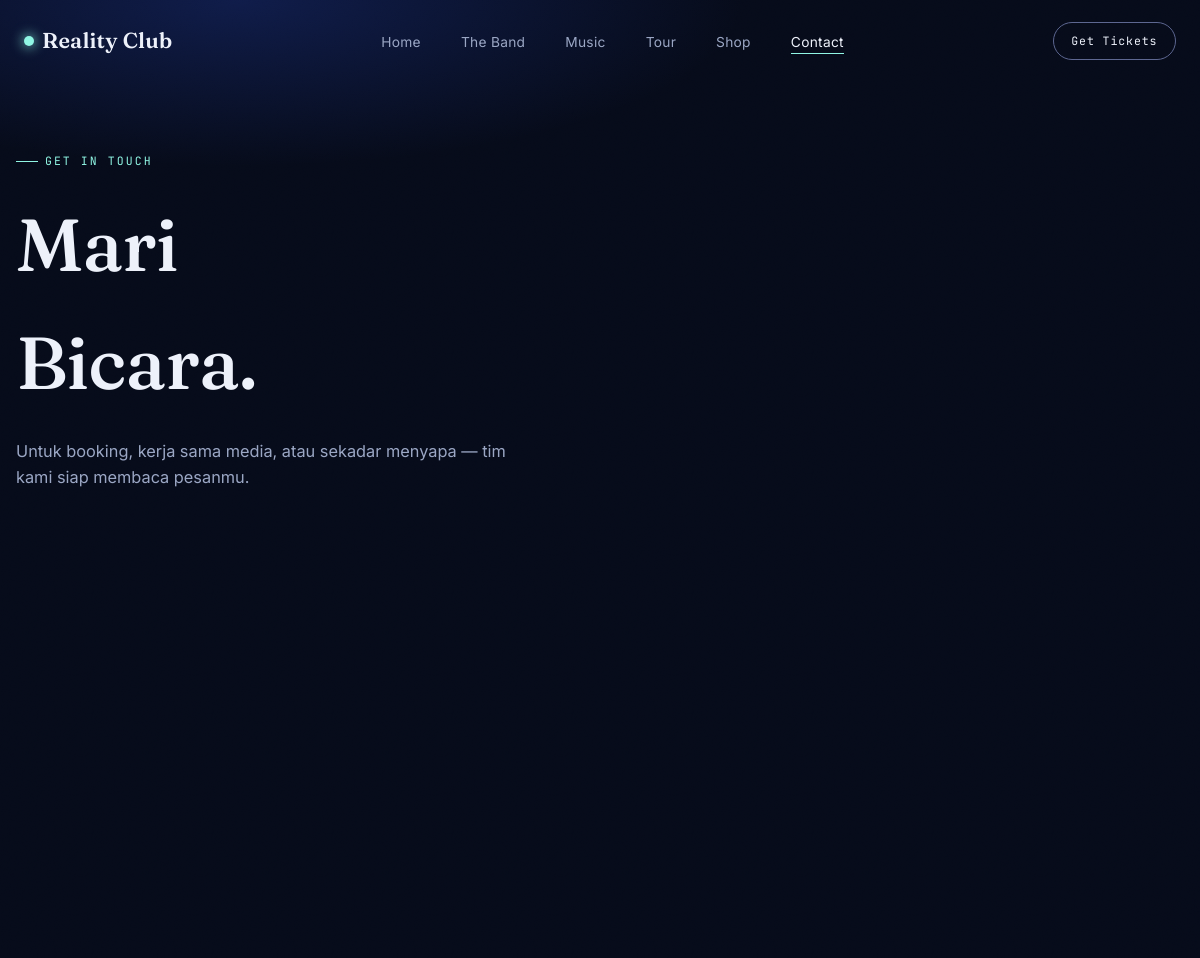
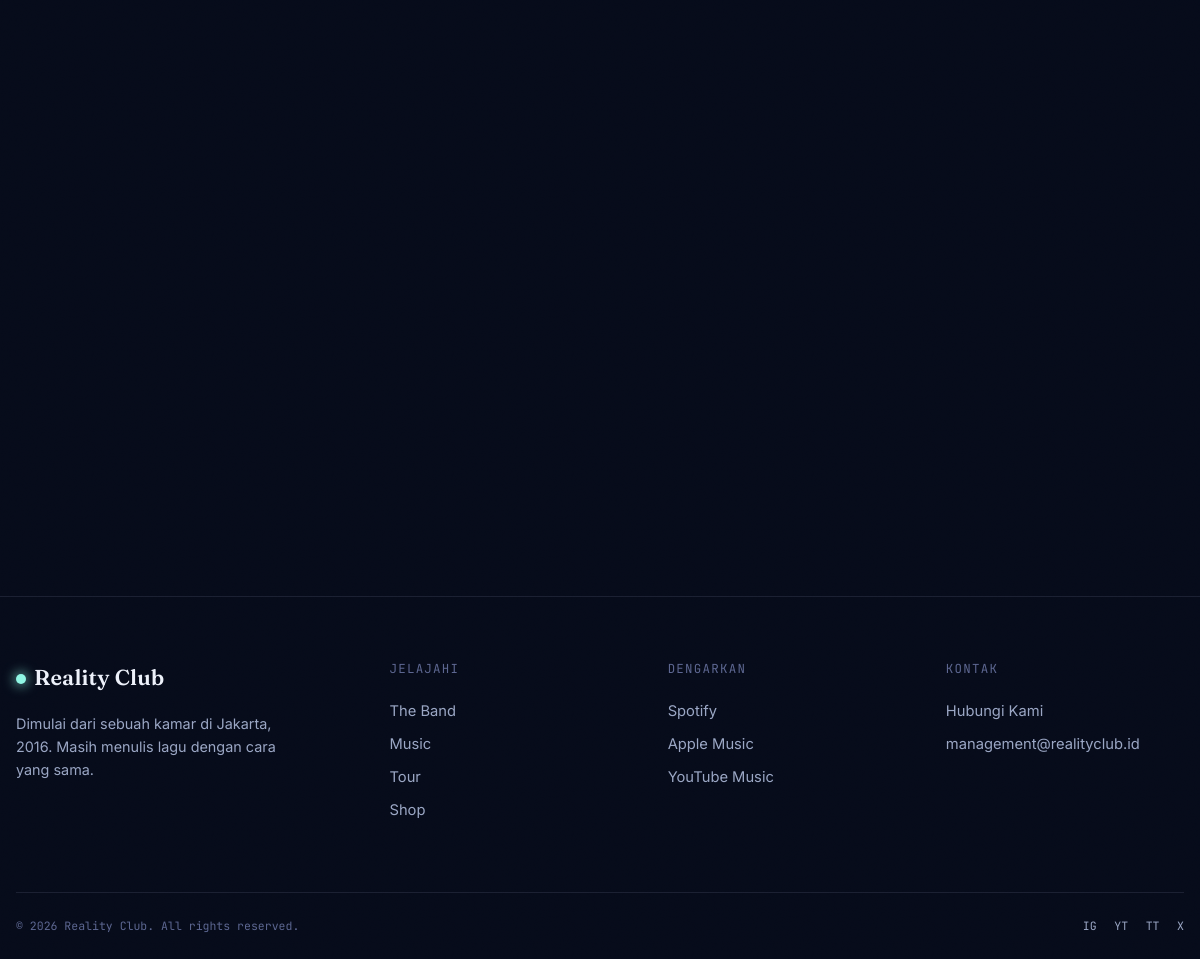
Page /realityclub/contact.php on the committed database (2 pictures, top to bottom).
### tables this page shows
CREATE TABLE streaming_links (
  id INT UNSIGNED PRIMARY KEY AUTO_INCREMENT COMMENT 'ID link',
  platform VARCHAR(50) NOT NULL COMMENT 'Spotify / Apple Music / YouTube Music',
  url VARCHAR(500) NOT NULL COMMENT 'Alamat link'
);

CREATE TABLE contact_info (
  id INT UNSIGNED PRIMARY KEY AUTO_INCREMENT COMMENT 'ID',
  label VARCHAR(50) NOT NULL COMMENT 'Email / Booking / Manajemen / Studio',
  value VARCHAR(150) NOT NULL COMMENT 'Isi kontak'
);

CREATE TABLE social_links (
  id INT UNSIGNED PRIMARY KEY AUTO_INCREMENT COMMENT 'ID link',
  platform VARCHAR(50) NOT NULL COMMENT 'Instagram / YouTube / TikTok / X',
  label VARCHAR(10) NOT NULL COMMENT 'Singkatan tampilan (IG, YT, ...)',
  url VARCHAR(500) NOT NULL COMMENT 'Alamat akun'
);

### realityclub/includes/helpers.php (called while the page is built, shortened)
<?php
function e($v): string
{
    return htmlspecialchars((string)$v, ENT_QUOTES, 'UTF-8');
}

### realityclub/contact.php (the view, shortened to what this page needs)
<?php require_once __DIR__ . '/includes/helpers.php'; $pdo = db(); ?>
<!DOCTYPE html>
<html lang="id">
<head>
<link rel="stylesheet" href="css/style.css">
<link rel="stylesheet" href="css/pages.css">
</head>
<body>
<nav class="navbar">
  <div class="nav-inner">
    <a href="index.php" class="brand"><span class="brand-mark"></span>Reality Club</a>
    <ul class="nav-links">
      <li><a href="index.php">Home</a></li>
      <li><a href="band.php">The Band</a></li>
      <li><a href="music.php">Music</a></li>
      <li><a href="tour.php">Tour</a></li>
      <li><a href="shop.php">Shop</a></li>
      <li><a href="contact.php" class="active">Contact</a></li>
    </ul>
    <a href="tour.php" class="nav-cta">Get Tickets</a>
  </div>
</nav>
<header class="page-hero">
  <div class="container">
    <div class="eyebrow reveal">Get in Touch</div>
    <h1 class="reveal mt-2">Mari<br>Bicara.</h1>
    <p class="reveal">Untuk booking, kerja sama media, atau sekadar menyapa — tim kami siap membaca pesanmu.</p>
  </div>
</header>
<section id="contact-main">
  <div class="container contact-wrap">
  </div>
</section>
<?php include __DIR__ . '/includes/footer.php'; ?>
</body>
</html>

### realityclub/includes/footer.php
<?php
$footStream = $pdo->query("SELECT platform, url FROM streaming_links ORDER BY id")->fetchAll();
$footSocial = $pdo->query("SELECT platform, label, url FROM social_links ORDER BY id")->fetchAll();
$footEmail  = $pdo->query("SELECT value FROM contact_info WHERE label='Email' LIMIT 1")->fetchColumn() ?: 'management@realityclub.id';
?>
<footer>
  <div class="container">
    <div class="footer-grid">
      <div>
        <div class="brand"><span class="brand-mark"></span>Reality Club</div>
        <p style="color:var(--silver);margin-top:1rem;max-width:280px;font-size:0.9rem;">Dimulai dari sebuah kamar di Jakarta, 2016. Masih menulis lagu dengan cara yang sama.</p>
      </div>
      <div>
        <h4>Jelajahi</h4>
        <a href="band.php">The Band</a>
        <a href="music.php">Music</a>
        <a href="tour.php">Tour</a>
        <a href="shop.php">Shop</a>
      </div>
      <div>
        <h4>Dengarkan</h4>
<?php foreach ($footStream as $s): ?>
        <a href="<?= e($s['url']) ?>" target="_blank" rel="noopener noreferrer"><?= e($s['platform']) ?></a>
<?php endforeach; ?>
      </div>
      <div>
        <h4>Kontak</h4>
        <a href="contact.php">Hubungi Kami</a>
        <a href="mailto:<?= e($footEmail) ?>"><?= e($footEmail) ?></a>
      </div>
    </div>
    <div class="footer-bottom">
      <span>© 2026 Reality Club. All rights reserved.</span>
      <div class="social-row">
<?php foreach ($footSocial as $s): ?>
        <a href="<?= e($s['url']) ?>" target="_blank" rel="noopener noreferrer" aria-label="<?= e($s['platform']) ?>"><?= e($s['label']) ?></a>
<?php endforeach; ?>
      </div>
    </div>
  </div>
</footer>

### realityclub/css/style.css (style rules this page uses)
:root { --midnight:#060B1A; --navy:#0F1A3C; --navy-soft:#141F45; --royal:#2B4FD9; --royal-deep:#1B34A0; --sky:#7FA9FF; --cyan:#8FF6E4; --paper:#EDF1FA; --silver:#9AA6C4; --silver-dim:#5C6690; --line:rgba(154,166,196,0.14); --f-display:'Fraunces', serif; --f-body:'Inter', sans-serif; --f-mono:'JetBrains Mono', monospace; --s-1:0.5rem; --s-2:1rem; --s-3:1.5rem; --s-4:2.5rem; --s-5:4rem; --s-6:6.5rem; --s-7:10rem; --radius:14px; --radius-sm:8px; --ease:cubic-bezier(.16,.84,.32,1); --ease-soft:cubic-bezier(.25,.1,.25,1); }
*,*::before,*::after { box-sizing:border-box; }
html { scroll-behavior:smooth; }
body { margin:0; background:var(--midnight); color:var(--paper); font-family:var(--f-body); font-size:16px; line-height:1.6; -webkit-font-smoothing:antialiased; overflow-x:hidden; position:relative; opacity:1; transition:opacity .28s var(--ease-soft); }
body::before { content:""; position:fixed; inset:0; pointer-events:none; z-index:9999; opacity:0.035; mix-blend-mode:overlay; }
h1,h2,h3,h4 { font-family:var(--f-display); font-weight:500; margin:0; letter-spacing:-0.01em; color:var(--paper); }
h4 { font-size:1rem;line-height:1.3; }
p { margin:0;max-width:65ch; }
a { color:inherit;text-decoration:none; }
ul { list-style:none;margin:0;padding:0; }
html { scrollbar-color:var(--navy-soft) var(--midnight); }
.eyebrow { font-family:var(--f-mono); font-size:0.72rem; letter-spacing:0.18em; text-transform:uppercase; color:var(--cyan); display:flex; align-items:center; gap:0.6em; }
.eyebrow::before { content:""; width:22px;height:1px; background:var(--cyan); display:inline-block; }
.container { width:100%; max-width:1240px; margin:0 auto; padding:0 var(--s-3); }
section { position:relative;padding:var(--s-6) 0; }
.navbar { position:fixed; top:0;left:0;right:0; z-index:1000; padding:1.4rem 0; transition:padding 0.4s var(--ease), background 0.4s var(--ease), border-color .4s ease; border-bottom:1px solid transparent; }
.nav-inner { display:flex;align-items:center;justify-content:space-between; max-width:1240px;margin:0 auto;padding:0 var(--s-3); }
.brand { font-family:var(--f-display); font-size:1.35rem; font-weight:600; letter-spacing:0.01em; display:flex;align-items:center;gap:0.5rem; }
.brand-mark { width:10px;height:10px;border-radius:50%; background:var(--cyan); box-shadow:0 0 12px 2px rgba(143,246,228,0.6); animation:pulseDot 2.6s ease-in-out infinite; }
.nav-links { display:flex;gap:var(--s-4);align-items:center; }
.nav-links a { font-size:0.86rem; letter-spacing:0.02em; color:var(--silver); position:relative; padding:0.3rem 0; transition:color 0.3s ease; }
.nav-links a::after { content:""; position:absolute;left:0;bottom:0; width:0;height:1px;background:var(--cyan); transition:width 0.35s var(--ease); }
.nav-links a:hover,.nav-links a.active { color:var(--paper); }
.nav-links a:hover::after,.nav-links a.active::after { width:100%; }
.nav-cta { font-family:var(--f-mono); font-size:0.72rem; letter-spacing:0.08em; padding:0.55rem 1.1rem; border:1px solid var(--silver-dim); border-radius:99px; color:var(--paper); transition:all .35s var(--ease); }
.reveal { opacity:0;transform:translateY(22px);transition:opacity .8s var(--ease), transform .8s var(--ease); }
.reveal.in { opacity:1;transform:translateY(0); }
footer { border-top:1px solid var(--line); padding:var(--s-5) 0 var(--s-3); margin-top:var(--s-6); }
.footer-grid { display:grid;grid-template-columns:1.4fr 1fr 1fr 1fr;gap:var(--s-4); padding-bottom:var(--s-5); }
.footer-grid h4 { font-size:0.78rem;letter-spacing:0.1em;text-transform:uppercase;color:var(--silver-dim);font-family:var(--f-mono);font-weight:400;margin-bottom:1.1rem; }
.footer-grid a { color:var(--silver);font-size:0.92rem;display:block;padding:0.3rem 0;transition:color .3s ease, transform .3s ease;width:fit-content; }
.footer-bottom { border-top:1px solid var(--line); padding-top:var(--s-3); display:flex;justify-content:space-between;align-items:center;flex-wrap:wrap;gap:1rem; font-family:var(--f-mono);font-size:0.72rem;color:var(--silver-dim); }
.social-row { display:flex;gap:1.1rem; }
.social-row a { color:var(--silver);transition:color .3s ease, transform .3s ease; }
.mt-2 { margin-top:var(--s-2); }
.container { max-width: 100%; padding: 0 16px; box-sizing: border-box; }
body { overflow-x: hidden; }

### rows in the picture
streaming_links: platform "Spotify"
streaming_links: platform "Apple Music"
streaming_links: platform "YouTube Music"
contact_info: value "management@realityclub.id"
social_links: label "IG"
social_links: label "YT"
social_links: label "TT"
social_links: label "X"
